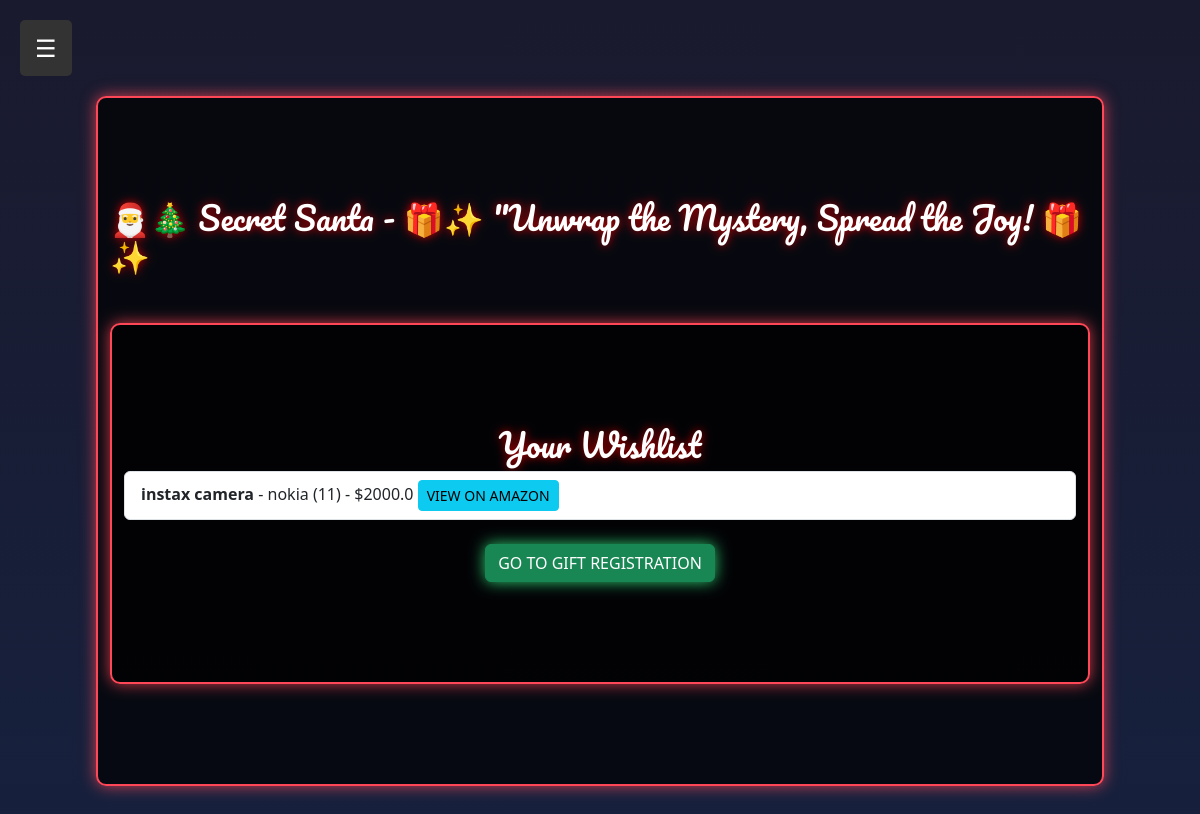
The page /profile/wishlist (signed in) on the database its author committed.
### models.py (models this page shows)
class Wishlist(db.Model):
    id = db.Column(db.Integer, primary_key=True)
    user_id = db.Column(db.Integer, db.ForeignKey("user.id"), nullable=False)
    gift_name = db.Column(db.String(200), nullable=False)
    brand = db.Column(db.String(100), nullable=True)
    model_version = db.Column(db.String(100), nullable=True)
    price = db.Column(db.Float, nullable=True)
    amazon_link = db.Column(db.String(300), nullable=True)
    user = db.relationship("User", back_populates="wishlist_items")
    gift_locks = db.relationship("GiftLock", back_populates="gift", cascade="all, delete-orphan")

### routes/profile.py (the view, shortened to what this page needs)
@profile_bp.route("/wishlist", methods=["GET", "POST"])
@login_required
def gift_asked_page():
    wishlist_form = WishlistForm()
    wishlist_items = Wishlist.query.filter_by(user_id=current_user.id).all()
    print("📜 Wishlist Items for User:", wishlist_items)
    return render_template("gift_asked_page.html", wishlist_items=wishlist_items, wishlist_form=wishlist_form)

### app.py (called while the page is built)
def create_app():
    app = Flask(__name__)
    app.config.from_object(Config)
    app.config['SQLALCHEMY_TRACK_MODIFICATIONS'] = False
    db.init_app(app)
    bcrypt.init_app(app)
    login_manager.init_app(app)
    login_manager.login_view = "auth.login"
    Migrate(app, db)
    app.register_blueprint(auth_bp, url_prefix="/auth")
    app.register_blueprint(profile_bp, url_prefix="/profile")  # ✅ Register profile blueprint
    app.register_blueprint(gifts_bp, url_prefix='/gifts')
    @login_manager.user_loader
    def load_user(user_id):
        return User.query.get(int(user_id))
    return app

### templates/gift_asked_page.html (shortened to what this page needs)
{% extends "base.html" %}
{% block content %}
<h2>🎅🎄 Secret Santa - 🎁✨ "Unwrap the Mystery, Spread the Joy! 🎁✨</h2>
<div class="container mt-5">
    <h2 class="text-center">Your Wishlist</h2>
    {% if wishlist_items %}
        <ul class="list-group">
            {% for gift in wishlist_items %}
                <li class="list-group-item">
                    <strong>{{ gift.gift_name }}</strong> - {{ gift.brand or "N/A" }} ({{ gift.model_version or "N/A" }}) - ${{ gift.price or "N/A" }}
                    {% if gift.amazon_link %}
                        <a href="{{ gift.amazon_link }}" target="_blank" class="btn btn-sm btn-info">View on Amazon</a>
                    {% endif %}
                </li>
            {% endfor %}
        </ul>
    {% else %}
        <p class="text-center">You haven't added anything to your wishlist yet.</p>
    {% endif %}
    <div class="mt-4 text-center">
        <a href="{{ url_for('gifts.view_gift_pool') }}" class="btn btn-success">Go to Gift Registration</a>
    </div>
</div>
{% endblock %}

### static/style.css (style rules this page uses)
body { background: linear-gradient(to bottom, #1a1a2e, #16213e); color: white; font-family: 'Poppins', sans-serif; text-align: center; overflow-x: hidden; padding: 8%; }
body::before { content: ""; position: fixed; top: 0; left: 0; width: 100%; height: 100%; background: url('https://cdn.pixabay.com/photo/2017/12/09/18/24/snow-3005933_1280.png') repeat; opacity: 0.1; z-index: -1; }
h2, h3 { font-family: 'Pacifico', cursive; text-shadow: 0px 0px 10px rgba(255, 0, 0, 0.8); }
.btn { padding: 10px 20px; font-size: 18px; font-weight: bold; text-transform: uppercase; border: none; border-radius: 5px; cursor: pointer; transition: 0.3s; }
.btn-success { background: #2ecc71; color: white; box-shadow: 0px 0px 15px #2ecc71; }
.card,.container { background: rgba(0, 0, 0, 0.7); color: white; border: 2px solid #ff4757; box-shadow: 0px 0px 15px rgba(255, 71, 87, 0.8); padding: 100px; border-radius: 10px; }

### rows shown on the page
Wishlist: gift_name "instax camera", brand "nokia", model_version "11", price "2000.0"
